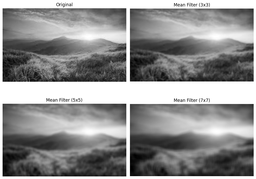
#> input picture download.png, 256 x 179 px, shrunk from 989 x 692 before the run, given in place of download.jpg, which was not available
$ python cv_labb_3.py
#> lines starting #> are read from the running program, lines starting #| are printed output that depends on the picture; pictures that were not available may be replaced by others from this repository, and a replacement may not be noted
# -*- coding: utf-8 -*-
"""cv labb 3

Automatically generated by Colab.

Original file is located at
    https://colab.research.google.com/drive/1qUmBIN-HMmnHvEkDwjTKNVNIJ4N3brDa
"""

import cv2
import numpy as np
from matplotlib import pyplot as plt

img=cv2.imread("/content/drive/MyDrive/download.jpg")
#> img is the input picture: shape (179, 256, 3); min 0, max 255, mean 143.7
grayscale = cv2.cvtColor(img, cv2.COLOR_BGR2GRAY)

rows, cols = grayscale.shape
#> rows = 179; cols = 256

output1 = np.zeros((rows-2, cols-2), dtype=np.uint8)
output2 = np.zeros((rows-4, cols-4), dtype=np.uint8)
output3 = np.zeros((rows-6, cols-6), dtype=np.uint8)

for i in range(1, rows-1):
    for j in range(1, cols-1):

        total = 0

        for x in range(-1, 2):
            for y in range(-1, 2):
                total += int(grayscale[i+x][j+y])

        output1[i-1][j-1] = total // 9
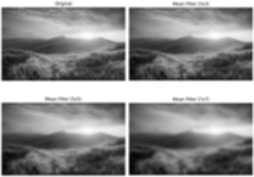
#> output1: shape (177, 254); min 3, max 255, mean 141.2

for i in range(2, rows-2):
    for j in range(2, cols-2):

        total = 0

        for x in range(-2, 3):
            for y in range(-2, 3):
                total += int(grayscale[i+x][j+y])

        output2[i-2][j-2] = total // 25
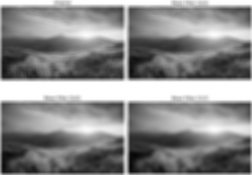
#> output2: shape (175, 252); min 6, max 255, mean 139.8

for i in range(3, rows-3):
    for j in range(3, cols-3):

        total = 0

        for x in range(-3, 4):
            for y in range(-3, 4):
                total += int(grayscale[i+x][j+y])

        output3[i-3][j-3] = total // 49
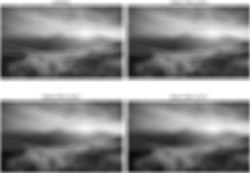
#> output3: shape (173, 250); min 9, max 255, mean 139.4


plt.figure(figsize=(10,8))

plt.subplot(2,2,1)
plt.imshow(grayscale, cmap='gray')
plt.title("Original")
plt.axis("off")

plt.subplot(2,2,2)
plt.imshow(output1, cmap='gray')
plt.title("Mean Filter (3x3)")
plt.axis("off")

plt.subplot(2,2,3)
plt.imshow(output2, cmap='gray')
plt.title("Mean Filter (5x5)")
plt.axis("off")

plt.subplot(2,2,4)
plt.imshow(output3, cmap='gray')
plt.title("Mean Filter (7x7)")
plt.axis("off")

plt.tight_layout()
plt.savefig("Output.png")
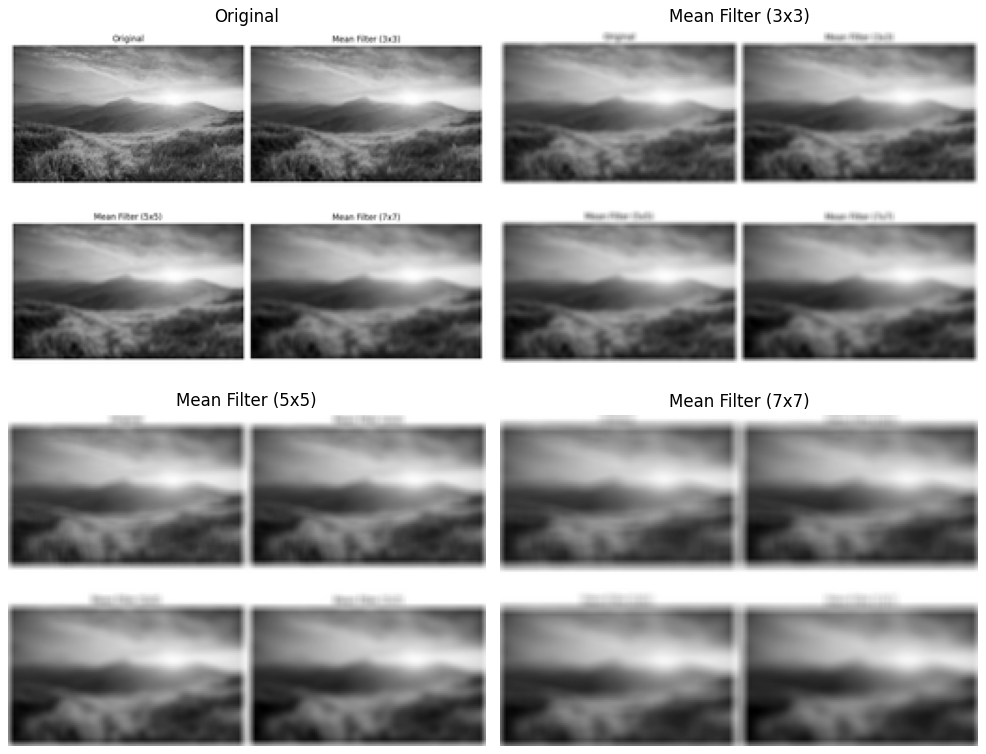
#> figure drawn by matplotlib, 4 panels
plt.show()

print("Original Image Shape :", img.shape)
#| Original Image Shape : (179, 256, 3)
print("Grayscale Shape      :", grayscale.shape)
#| Grayscale Shape      : (179, 256)
print("3x3 Output Shape     :", output1.shape)
#| 3x3 Output Shape     : (177, 254)
print("5x5 Output Shape     :", output2.shape)
#| 5x5 Output Shape     : (175, 252)
print("7x7 Output Shape     :", output3.shape)
#| 7x7 Output Shape     : (173, 250)
